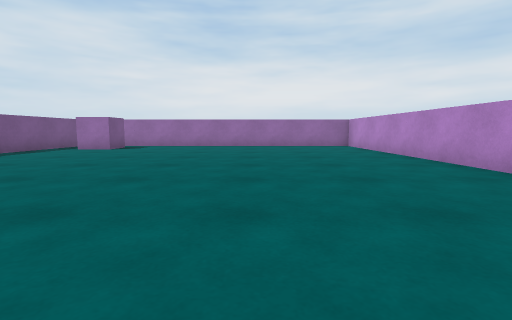
View 1 (above)

17 first-person views from a walk through a Unity game level. The camera is 0.58 m above the floor, tilts 6° down and sees 85° across. The floor is counted in squares, 1 m on a side. Each view is taken from the middle of a square. On the plan, view 1 faces up. The plan holds only what a view shows up to about 9 squares ahead; the rest is blank.

View 2
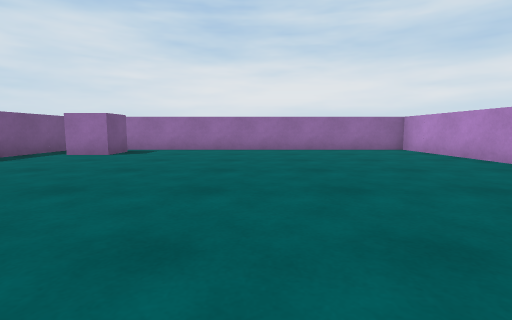

View 3
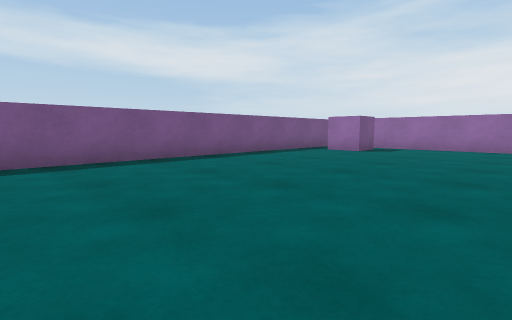

View 4
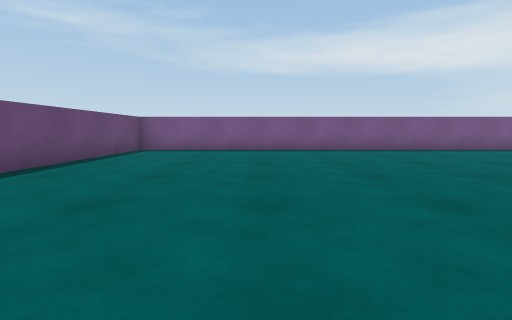

View 5
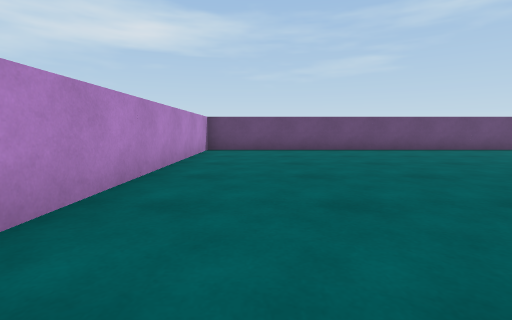

View 6
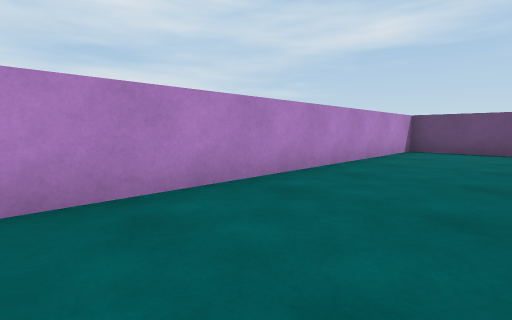

View 7
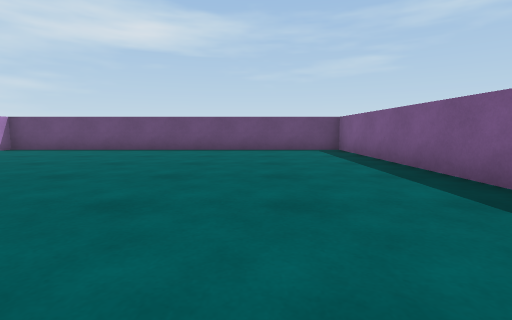

View 8
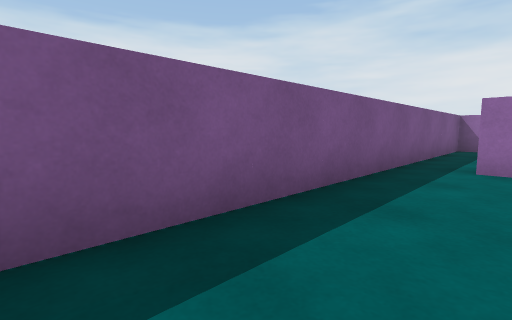

View 9
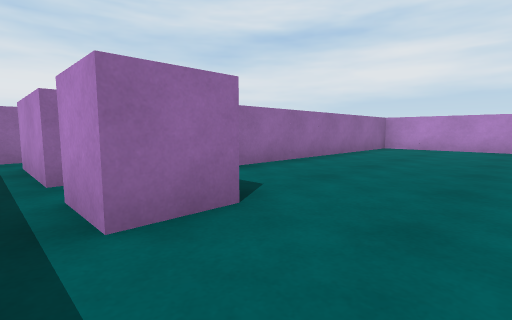

View 10
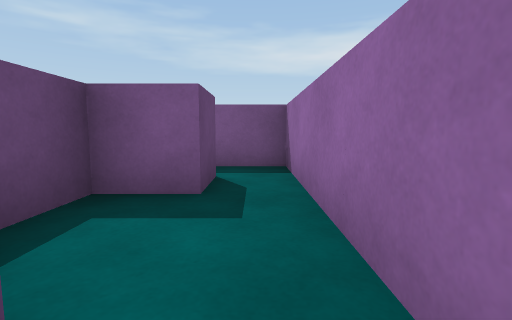

View 11
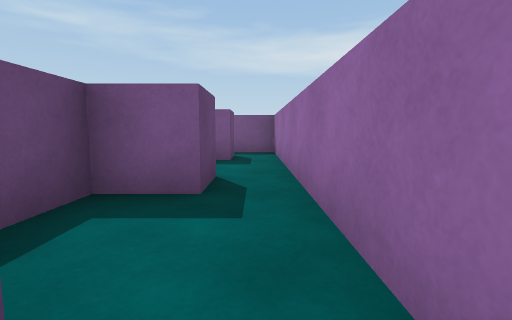

View 12
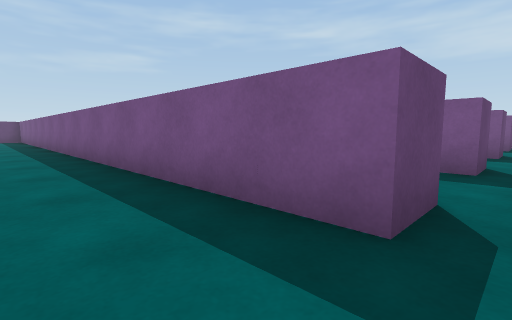

View 13
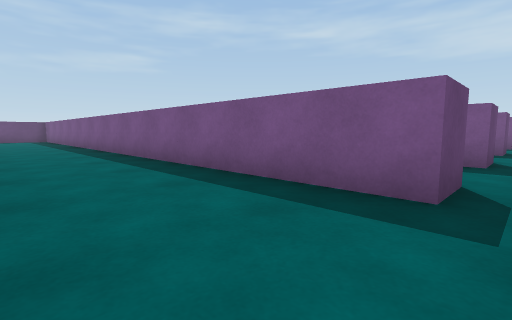

View 14
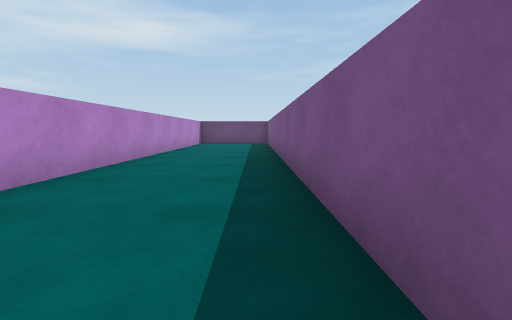

View 15
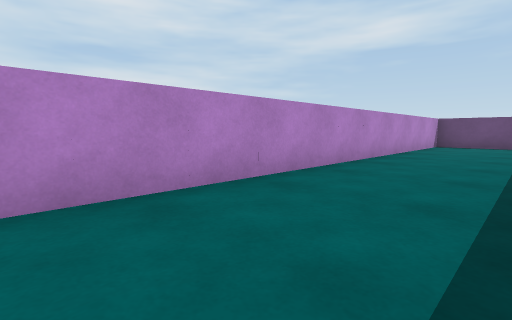

View 16
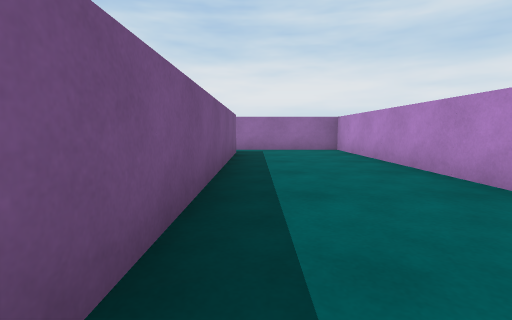

View 17
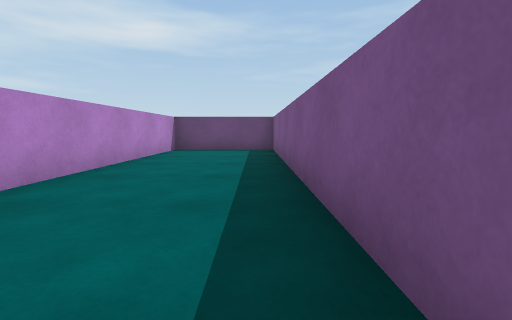

### Floor plan
Ten units are one square. View 1 is at (0, 0); x grows to the right and y downward. Boxes are objects, and circles mark ways between rooms. Rooms are numbered by the first view taken in them; rooms with no view inside come last. Other rooms are left out.
<svg viewBox="-70 -140 150 190">
<path fill="none" stroke="#000" d="M-45 -98 -45 -87 -55 -87 -55 -98M-65 -125 -65 45 35 45 35 -105 -55 -105 -55 -125M5 -135 -25 -135M-26 -125 -15 -125 -15 -115 -5 -115M4 -125 15 -125 15 -120M34 -125 45 -125 45 42M44 45 75 45 75 -135 44 -135M-55 -125 -45 -125 -45 -115 -35 -115M-25 -135 -65 -135 -65 -125"/>
<circle cx="-60" cy="-115" r="3" fill="#2a7"/>
<circle cx="10" cy="-130" r="3" fill="#2a7"/>
<circle cx="-20" cy="-130" r="3" fill="#2a7"/>
<circle cx="40" cy="-130" r="3" fill="#2a7"/>
<text x="-20" y="-30">1</text>
<text x="-10" y="-130">2</text>
<text x="20" y="-130">3</text>
<text x="60" y="-50">4</text>
<text x="-40" y="-130">5</text>
</svg>
Room 1 opens to room 5. Room 2 opens to room 3. Room 2 opens to room 5. Room 3 opens to room 4.

Where each view was taken, in squares from view 1:
view 1: 0 up, 0 right, facing up
view 2: 2 up, 1 left, facing up
view 3: 1 up, 1 left, facing up-left
view 4: 1 down, 2 right, facing left
view 5: 4 up, 2 right, facing down
view 6: 4 up, 1 right, facing down-right
view 7: 4 up, 4 left, facing down
view 8: 4 up, 5 left, facing up-left
view 9: 7 up, 6 left, facing up-right
view 10: 13 up, 2 left, facing left
view 11: 13 up, 1 right, facing left
view 12: 13 up, 6 right, facing down-left
view 13: 13 up, 7 right, facing down-left
view 14: 8 up, 5 right, facing down
view 15: 7 up, 5 right, facing down-right
view 16: 5 up, 5 right, facing up
view 17: 4 up, 5 right, facing down
